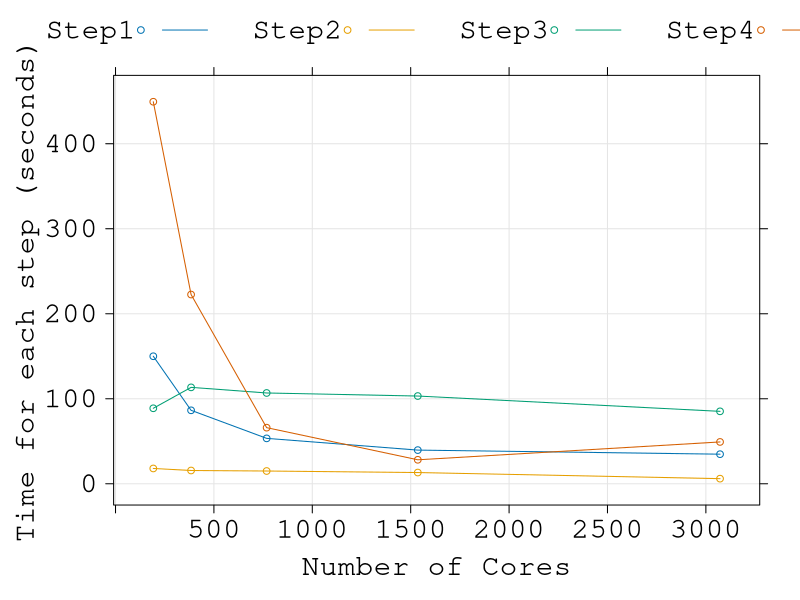

This chart was generated by the following R code:
#!/usr/bin/env Rscript

suppressPackageStartupMessages(library("optparse"))
suppressPackageStartupMessages(library("lattice"))
suppressPackageStartupMessages(library("latticeExtra"))
suppressPackageStartupMessages(library("tidyr"))
#suppressPackageStartupMessages(library("reshape2"))

make.dataframe <- function()
{
    nodes<-c(8, 16, 32, 64, 128)
    rddutime<-c(2.5, 1.44, 0.89, 0.66, 0.58)
    rddtime<-c(2.8, 1.7, 1.14, 0.88, 0.68)
    dftime<-c(4.28, 3.59, 2.92, 2.6, 2.1)
    dffiltertime<-c(11.77, 7.30, 4.02, 3.07, 2.92)
    df1=data.frame("Nodes"=nodes, "Time"=rddutime, "Step"="RDD Unformatted")
    df2=data.frame("Nodes"=nodes, "Time"=rddtime, "Step"="RDD formatted")
    df3=data.frame("Nodes"=nodes, "Time"=dftime, "Step"="DataFrame")
    df4=data.frame("Nodes"=nodes, "Time"=dffiltertime, "Step"="DataFrame Filtered")
    df.all = rbind(df1, df2, df3, df4)
    df.all$Step=as.factor(df.all$Step)
    df.all
}

format.dataframe <- function() 
{
  df<-make.dataframe()
  newdf=spread(df, key=Step, value=Time)
  newdf$Step1=newdf$"RDD Unformatted"*60
  newdf$Step2=(newdf$"RDD formatted" - newdf$"RDD Unformatted")*60
  newdf$Step3=(newdf$"DataFrame" - newdf$"RDD formatted")*60
  newdf$Step4=(newdf$"DataFrame Filtered" - newdf$"DataFrame")*60
  newdf$Cores=newdf$Nodes*24
  newdf
}
make.plot <- function() {
  df.all<-format.dataframe()
  pdf("scaling.pdf")
  print(xyplot(Step1+Step2+Step3+Step4~Cores, 
               df.all, 
               grid=TRUE,
               type=c("p", "l"), 
               auto.key=list(space="top", columns=4, cex=1.75, fontfamily="mono"), 
               ylab=list("Time for each step (seconds)", cex=1.75, fontfamily="mono"), 
               xlab=list("Number of Cores", cex=1.75, fontfamily="mono"), 
               scales=list(cex=1.75, fontfamily="mono")))
  invisible(dev.off())
}
#make.dataframe()
make.plot()
